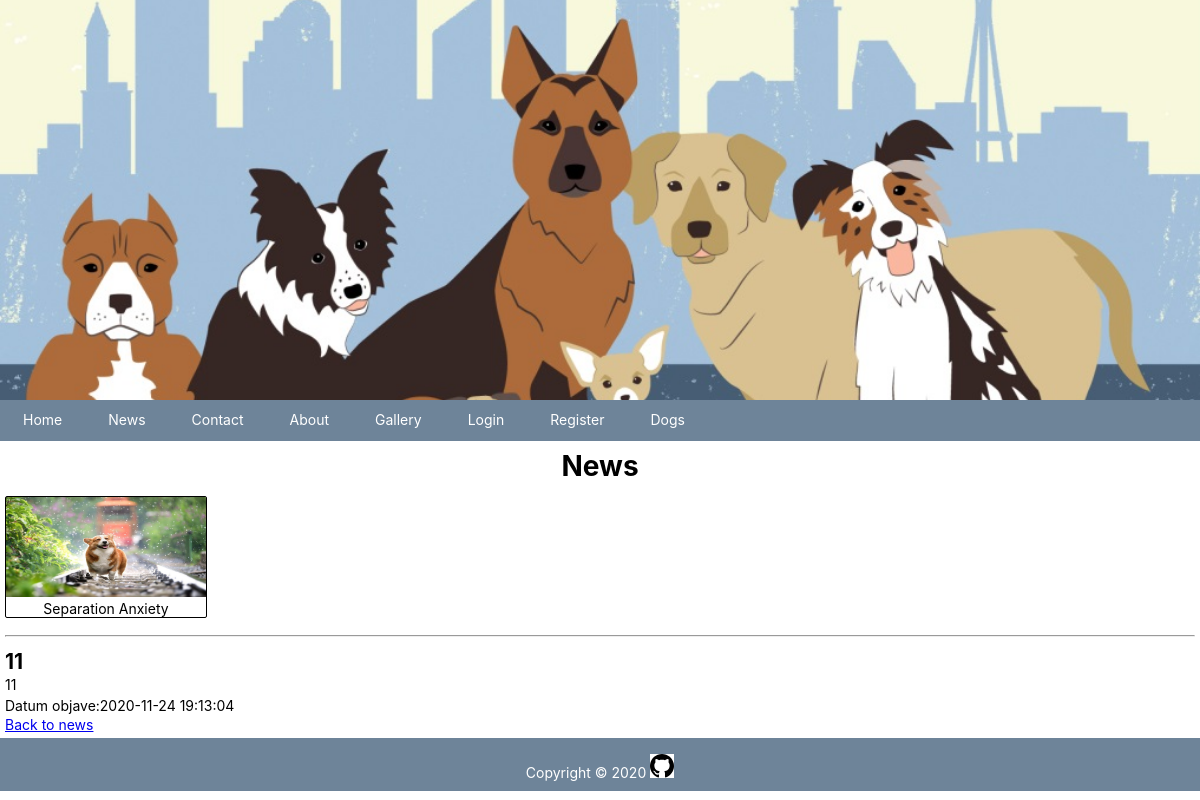
Screenshot of /index.php?menu=2&action=5 with the database file from the repository.
### tables this page shows
CREATE TABLE `gallery` (
  `id` int(11) NOT NULL,
  `picture` longtext NOT NULL,
  `title` varchar(55) NOT NULL,
  `description` varchar(255) NOT NULL,
  `date` timestamp NOT NULL DEFAULT current_timestamp(),
  `id_news` int(11) NOT NULL,
  `by_user` int(11) NOT NULL,
  `archive` int(11) NOT NULL
);

CREATE TABLE `news` (
  `id` int(11) NOT NULL,
  `title` varchar(55) NOT NULL,
  `description` varchar(512) NOT NULL,
  `date` timestamp NOT NULL DEFAULT current_timestamp(),
  `picture` varchar(55) NOT NULL,
  `by_user` int(11) NOT NULL,
  `archive` int(1) NOT NULL
);

### news.php (the view, shortened to what this page needs)
<?php
  if(isset($action) && $action != ""){
    $actNum = $_GET['action'];
    $query = "SELECT * FROM `news` WHERE `id`=$actNum ORDER BY date DESC";
    $result = mysqli_query($mysql, $query);
    $row = mysqli_fetch_assoc($result);
    print'
    <h1>News</h1>
    <div id="gallery_specific_news">';
    $queryForGalleryImages = "SELECT * FROM `gallery` WHERE `id_news`=$actNum ORDER BY date DESC";
    $resultGalleryImages = mysqli_query($mysql, $queryForGalleryImages);
    while($rowGalleryImages = mysqli_fetch_array($resultGalleryImages)){
      print'
      <figure id="'.$actNum.'">
        <img src="images/gallery/'. $rowGalleryImages["picture"] .'" alt="'. $rowGalleryImages["title"] .' title="'.$rowGalleryImages["title"].'>
        <figcaption>'.$rowGalleryImages["description"].'<figcaption>
      </figure>';
    }
    print'
    </div>
    <div class="clear_float"></div>
    <hr>
    <h2>'. $row["title"] .'</h2>
    <p>'.$row["description"].'</p>
    <p>Datum objave:<time datetime="'.$row["date"].'">'.$row["date"].'</time></p>
    <a href="index.php?menu=2">Back to news</a>';
  }
?>

### css/style.css (style rules this page uses)
* { margin: 0px; padding: 0px; }
body { font-family: -apple-system, BlinkMacSystemFont, "Segoe UI", Helvetica, "Apple Color Emoji", Arial, sans-serif, "Segoe UI Emoji", "Segoe UI Symbol"; font-size: 14px; }
hr { margin: 12px 0px; color: #f0ece1; }
h1 { width: 100%; font-size: 2em; margin: 8px 0px; text-align: center; }
h2 { font-size: 1.5em; }
p { line-height: 1.5em; }
#gallery_specific_news { height: auto; width: 100%; float: left; text-align: center; margin: 5px 0px; }
#gallery_specific_news figure { border: 1px solid black; border-radius: 2px; width: 200px; float: left; }
#gallery_specific_news figcaption { text-align: center; }
#gallery_specific_news figure img { width: 100%; max-height: 100px; }

### rows the page displays
gallery: picture (picture), description "Separation Anxiety"
news: title "11", description "11", date "2020-11-24 19:13:04"
